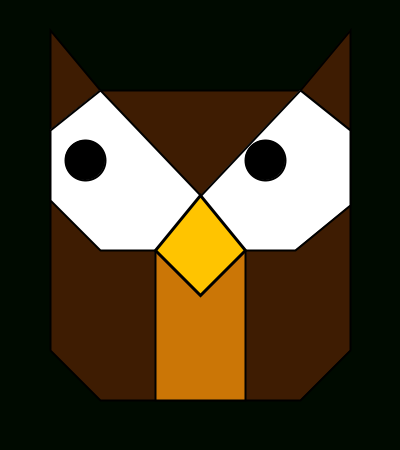
Frame 1 (no input)
Frame 60 (the mouse pressed at the canvas centre just before this capture): identical to frame 1, image omitted
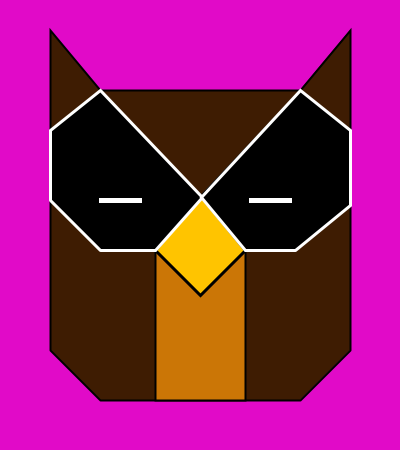
Frame 120 (the mouse held since frame 60 and released just before this capture)

The Processing sketch that drew these frames (run headless with seeded random() and noise(); from frame 60 on, the mouse is pressed at the canvas centre):

// Processing sketch: processing_26800
// ── processing_26800.pde

/*squeary animals . owl . by bea . inspired by cross stitch motifs
 functions used: constrain, mousepressed
 */
void setup() {
  size(400,450);
  smooth();
}

void draw() {
  background(mouseY,10,mouseX);
  fill(62,28,2);
  stroke(0);
  strokeWeight(2);

  //head
  beginShape();
  vertex(100, 90);
  vertex(300, 90);
  vertex(350, 130);
  vertex(350, 350);
  vertex(300, 400);
  vertex(100, 400);
  vertex(50,350);
  vertex(50,130);
  endShape(CLOSE);

  //ear left
  triangle(50,30,50,130,100,90);

  //ear right
  triangle(350,30,350,130,300,90);

  //chin
  fill(203,118,6);
  rectMode(CENTER);
  rect(200,325, 90,150);
  fill(255);

  //white eye left
  beginShape();
  vertex(100,90);
  vertex(202,197);
  vertex(155,250);
  vertex(100,250);
  vertex(50,200);
  vertex(50,130);
  endShape(CLOSE);

  //white eye right
  fill(255);
  beginShape();
  vertex(245,250);
  vertex(295,250);
  vertex(350,205);
  vertex(350,130);
  vertex(300,90);
  vertex(199,197);
  endShape(CLOSE);

  //black pupil left 
  smooth();
  fill(0);
  float mx = constrain(mouseX,85,135);
  float my = constrain(mouseY,160,220);
  ellipse(mx,my,40,40);

  //black pupil right
  fill(0);
  float nx = constrain(mouseX,265,315);
  float ny = constrain(mouseY,160,220);
  ellipse(nx,ny,40,40);

   //beak
  fill(255,196,0);
  strokeWeight(3);
  quad(155,250,200,295,245,250,200,195);
  
  if(mousePressed) {
    //left blink
    fill(0);
    stroke(255);
    beginShape();
    vertex(100,90);
    vertex(202,197);
    vertex(155,250);
    vertex(100,250);
    vertex(50,200);
    vertex(50,130);
    endShape(CLOSE);
    stroke(255);
    rect(120, 200, 40, 2);
    //right blink
    fill(0);
    beginShape();
    vertex(245,250);
    vertex(295,250);
    vertex(350,205);
    vertex(350,130);
    vertex(300,90);
    vertex(201,197);
    endShape(CLOSE);
    stroke(255);
    rect(270, 200, 40, 2);
  }
}
